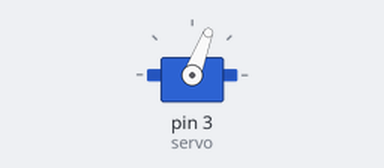
The sketch below on a simulated Arduino Uno, built with avr-gcc and run on an emulated ATmega328P. Shown: servo.

Above: at 0.05 s.
At 4.0 s:
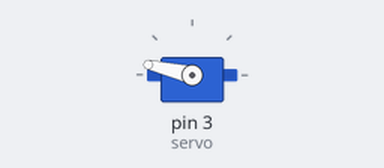
Timing chart, 0 to 5.2 s (numbered marks = the images above):
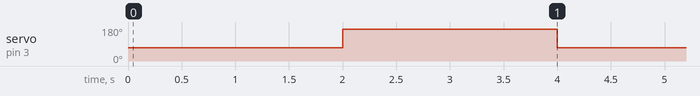

The sketch:

findMotorLimits.ino
```cpp
#include <Servo.h> // Include the Servo library
Servo servo;

void setup() {
    servo.attach(3);

}

void loop() {
  // put your main code here, to run repeatedly:
    static bool once = false;
    servo.write(69); // Set initial position to the midpoint
    delay(2000);
    servo.write(167); // Set initial position to the midpoint
    delay(2000);


}
```

Measured:
- by itself, servo on pin 3 (servo): alternates 167° for 2.0 s and 69° for 2.0 s
